Frame 1 (no input): blank canvas, image omitted
Frame 60 (the mouse pressed at the canvas centre just before this capture): blank canvas, image omitted
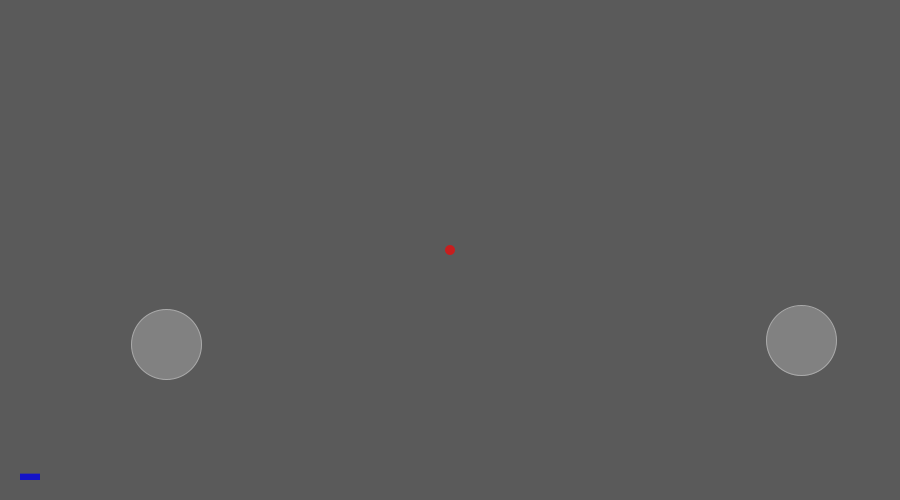
Frame 120 (the mouse held since frame 60 and released just before this capture)

The Processing sketch whose frames 1 and 60 were blank and that drew this single picture after the mouse press (run headless with seeded random() and noise(); from frame 60 on, the mouse is pressed at the canvas centre):

// Processing sketch: Mini_Game
// ── Mini_Game.pde
ArrayList<Blob> blob = new ArrayList<Blob>();
float score = 0;
void setup()  {
  size(900,500);
  noCursor();
  //frameRate(10);
  
}

void draw()  {
  background(90);
  
  for(int i = 0; i < blob.size(); i++)  {
    
    blob.get(i).run();
    float size = blob.get(i).coll_size;
    //Changes color of orb when mouse is hovered
    float d = dist(mouseX,mouseY,blob.get(i).pos.x,blob.get(i).pos.y);
    blob.get(i).col = 105;
    if(d >= blob.get(i).coll_size -(blob.get(i).coll_size/2))  {
      blob.get(i).col = 255; 
      
      score += 0.06;
      //if goal is reached reset score  
      if(score >= height-20){
        score = 0;
        blob.get(i).coll_size = size + 20;
        blob.add(new Blob(random(0,width),random(0,height)));
      }
    }
    //gameover
    else  {
      blob.get(0).col = 150;
      score = 0;
    }

  }
  
  for(int i = 0; i < blob.size(); i++)  {
    for(int j = blob.size()-1; j > 0; j--)  {
      if( blob.get(i) != blob.get(j) ){
        blob.get(i).collide(blob.get(j));
      }
    }
  }
  
  //game progress bar
  noStroke();
  fill(20,20,200);
  rect(20,height-20,20,-score);
  
  //
  noStroke();
  fill(200,30,30);
  ellipse(mouseX,mouseY,10,10);
  
}

void mousePressed(){
  for(int i = 0; i < 2; i++){
  blob.add(new Blob(mouseX,mouseY));
  println("X coordinate: "+mouseX+"   Y coordinate: "+mouseY);
  }
}
void keyPressed()  {
   if(key == 's' || key == 'S')  {
      println("Array size of Blob : "+blob.size());
      for(int i = blob.size()-1; i >= 0;  i--)  {
        blob.get(i).bool = !(blob.get(i).bool);
        println(blob.get(i).bool);
        }
    }
   if(key == 'x' || key =='X') {
     if(blob.size() > 1){
      println("Blob Array is cleared.");
      for(int i = blob.size()-1; i >= 0;  i--)  {
        blob.remove(i);
        }
     }
   }
   
  }
//********************************************************************************************

class Blob  {
  PVector pos,vel,acc;
  float size = 7;
  float coll_size = 70;
  float max_speed = 10;
  boolean bool = false;
  float col = 150;
  Blob(float x,float y)  { 
    
      pos = new PVector(x,y);
      acc = new PVector();
      vel = new PVector(random(-max_speed,max_speed),0);
  }
  
  void displayGuide()  {

  //green line    
    stroke(30,220,30);
    line(mouseX,mouseY,pos.x,pos.y);
    
    float theta = vel.heading() + PI/2;
    pushMatrix();
    translate(pos.x,pos.y);
    rotate(theta);
    
//    draw line
    stroke(220,30,30);
    beginShape();
    vertex(0,-50);
    vertex(0,50);
    endShape();
    
//    draw triangle
    fill(255,255,255,200);
    noStroke();
    beginShape();
    vertex(0,-size*1.4);
    vertex(-size,size*1.4);
    vertex(size,size*1.4);
    endShape();
    
    popMatrix();
  }
  
  void display()  {
    if(bool == true)  {
    displayGuide();
    }
  // draw circle
    stroke(170);
    fill(col,col,col,60);   
    ellipse(pos.x,pos.y,coll_size,coll_size);
        
  }
  
  float drag = -0.27;
  void physics()  {
    pos.add(vel);
    vel.add(acc);
    acc.mult(0);
    vel.limit(max_speed);
    applyForce(new PVector(0,1));
    //bouncyness
    float elasticity = -100;

    if(pos.y >= height-coll_size/2)  {
      applyForce(new PVector(0,drag-drag));
      acc.y *= elasticity * 0.4;
      pos.y = height-coll_size/2;
    }
  
    if(pos.x >= width-coll_size/2)  {
      applyForce(new PVector(drag*-1,0));
      acc.x *= -100 * max_speed/3;
      pos.x = width-coll_size/2;
    }
    
    if(pos.x <= 0 + coll_size/2)  {
      applyForce(new PVector(drag,0));
      acc.x *= -100 * max_speed/3;
      pos.x = 0 +coll_size/2;
    }

  }
  
  void applyForce(PVector force)  {
    force.div(size);
    force.mult(0.4);
    acc.add(force); 
    
  }
  
  void collide(Blob b)  {
    PVector d_vel = PVector.sub(pos, b.pos);
    d_vel.normalize();
    d_vel.mult(25);

    float distance = dist(pos.x,pos.y,b.pos.x,b.pos.y);
    if(distance <= coll_size)  {
      applyForce(d_vel);
    }
    
    
  }
  
  void border()  {
    if(pos.x > width)  {
      pos.x = 0;
    }
    if(pos.x < 0)  {
      pos.x = width;
    }
    if(pos.y > height)  {
      pos.y = 0;
    }
    if(pos.y < 0)  {
      pos.y = height;
    }
  }
  void run()  {
    display();
    physics();
    //border();
  }
  
 
}
